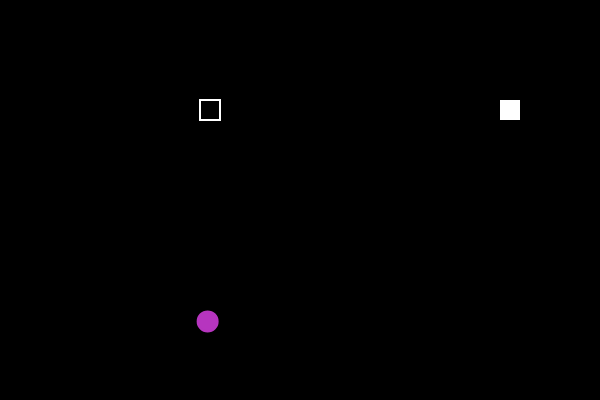
Frame 1 (no input)
Frame 60 (no input): identical to frame 1, image omitted
Frame 120 (the mouse pressed at the canvas centre since frame 60): identical to frame 1, image omitted

The p5.js sketch that drew this single still picture (run headless with seeded random() and noise() and a simulated clock; from frame 60 on, the mouse is pressed at the canvas centre):

// p5.js sketch
// ── sketch.js
var x = 200;
var y = 100;

var x2 = 500;
var y2 = 100;

var xa = 0;
var ya = 0;

var direccion = 1;

var puntaje = 0;

function setup() {
  createCanvas(600, 400);
  // colores aleatorios
  r = random(255);
  g = random(255);
  b = random(255);
  xa = random(0, width);
  ya = random(0, height);
}

function draw() {
  background(puntaje);
  //bolita
  strokeWeight(2);
  stroke(r, g, b);
  fill(r, g, b);
  ellipse(xa, ya, 20, 20);
  //cuadrado negro
  fill(0);
  stroke(255);
  rect(x, y, 20, 20);
  //cuadrado blanco
  fill(255);
  noStroke(0);
  rect(x2, y2, 20, 20);


  //puntaje cuadrado blanco
  print(dist(x, y, xa, ya));
  if (dist(x, y, xa, ya) < 30) {
    xa = random(0, width);
    ya = random(0, height);
    puntaje = puntaje + 10;
  }
  //puntaje cuadrado negro
  print(dist(x2, y2, xa, ya));
  if (dist(x2, y2, xa, ya) < 30) {
    xa = random(0, width);
    ya = random(0, height);
    puntaje = puntaje - 10;
  }
  /*//cambio de color bolita cuando cuadrado blanco
  print(dist(x, y, xa, ya));
  if (dist(x, y, xa, ya) < 30) {
    r = random(255);
    g = random(255);
    b = random(255);
  }
  //cambio de color bolita cuando cuadrado negro ne
  print(dist(x2, y2, xa, ya));
  if (dist(x2, y2, xa, ya) < 30) {
    r = random(255);
    g = random(255);
    b = random(255);
  }*/
	//direcciones cuadrado negro
  if (keyIsPressed == true) {
    if (keyCode == RIGHT_ARROW) {
      x = x + 5;
    }
    if (keyCode == LEFT_ARROW) {
      x = x - 5;
    }
    if (keyCode == UP_ARROW) {
      y = y - 5;
    }
    if (keyCode == DOWN_ARROW) {
      y = y + 5;
    }
  }
	//direcciones cuadrado blanco
  if (keyIsPressed == true){
    if (key == 'd') {
      x2 = x2 + 5;
    }
      if (key == 'a') {
        x2 = x2 - 5;
      }
      if (key == 'w') {
        y2 = y2 - 5;
      }
      if (key == 's') {
        y2 = y2 + 5;
      }
    
  }
  //limites
  if(x>width){
    x = 0;
  }
  if(y>height){
    y = 0;
  }
  
  if(x2>width){
    x2 = 0;
  }
  if(y2>height){
    y2 = 0;
  }
 


  function keyPressed() {
    if (key == 'r') {
      x = x;
	x2 = x2;
	     y = y;
	y2 = y2;
    }
  }
}
